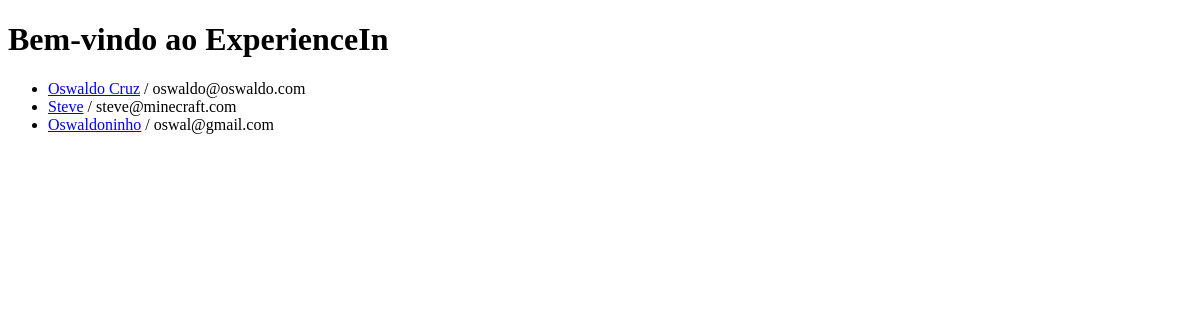
The app's page /, older data.
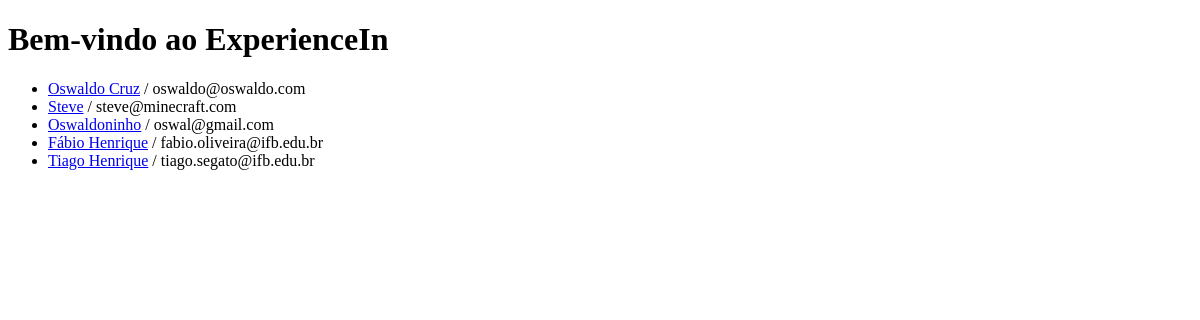
The same page, newer data.
### perfis/models.py (models this page shows, shortened)
class Perfil(models.Model):
    nome = models.CharField(max_length=255, null=False)
    email = models.CharField(max_length=255, null=False)
    telefone = models.CharField(max_length=15, null=False)
    nome_empresa = models.CharField(max_length=255, null=False)

### perfis/views.py (the view)
# urls.py: path('', views.index, name='index'),
def index(request):
    return render(request, 'index.html', {'perfis': Perfil.objects.all()})

### perfis/templates/index.html (shortened to what this page needs)
<!DOCTYPE html>
<html lang='pt-br'>
    <head>
    </head>
    <body>
        <h1>Bem-vindo ao ExperienceIn</h1>
        {% if perfis %}
            <ul>
                {% for p in perfis %}
                    <li><a href="{% url 'exibir' p.id %}">{{ p.nome }}</a> / {{ p.email }} </li>
                {% endfor %}
            </ul>
        {% else %}
            <p> Nenhum perfil encontrado </p>
        {% endif %}
    </body>
</html>

Row changes from the older to the newer data that the page shows:
added Perfil: nome "Fábio Henrique", email "fabio.oliveira@ifb.edu.br"
added Perfil: nome "Tiago Henrique", email "tiago.segato@ifb.edu.br"
